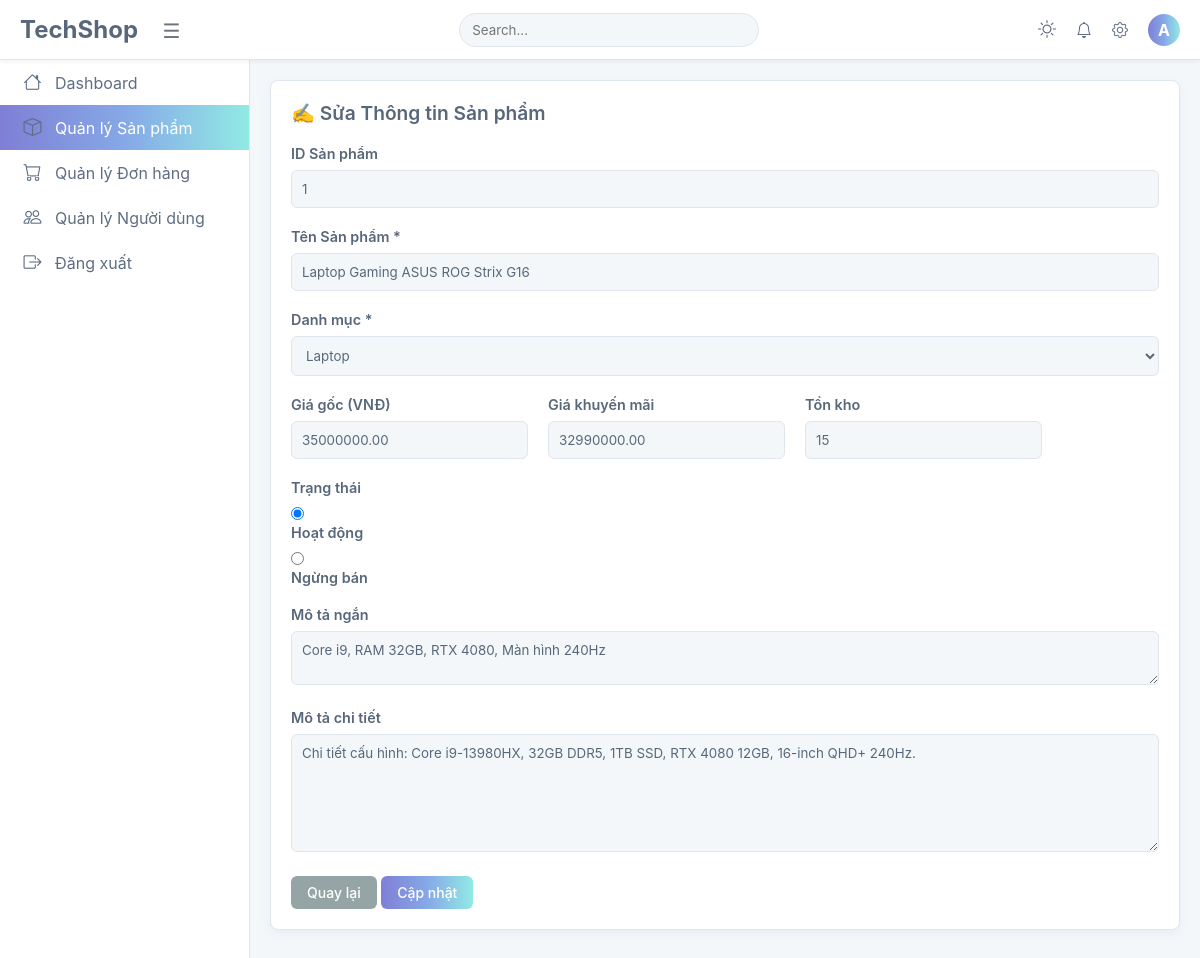
The page /public/admin/edit_products.php?id=1 (signed in) on the database its author committed.
### tables this page shows
CREATE TABLE `san_pham` (
  `id` int(11) NOT NULL AUTO_INCREMENT,
  `id_dm` int(11) NOT NULL,
  `ten_sp` varchar(255) NOT NULL,
  `gia` decimal(10,2) NOT NULL,
  `gia_khuyen_mai` decimal(10,2) DEFAULT NULL,
  `so_luong_ton` int(11) NOT NULL DEFAULT 0,
  `hinh_anh` varchar(255) DEFAULT NULL COMMENT 'Đường dẫn file ảnh',
  `mo_ta_ngan` varchar(500) DEFAULT NULL,
  `chi_tiet` longtext DEFAULT NULL,
  `ngay_nhap` datetime NOT NULL DEFAULT current_timestamp(),
  `luot_xem` int(11) NOT NULL DEFAULT 0,
  `trang_thai` tinyint(1) NOT NULL DEFAULT 1 COMMENT '1: Bán, 0: Ngừng bán',
  PRIMARY KEY (`id`),
  UNIQUE KEY `ten_sp` (`ten_sp`),
  KEY `id_dm` (`id_dm`),
  CONSTRAINT `san_pham_ibfk_1` FOREIGN KEY (`id_dm`) REFERENCES `danh_muc` (`id`) ON UPDATE CASCADE
);

### app/config/env.php (called while the page is built)
<?php
function env($key, $default = null) {
    static $data;
    if (!$data) {
        $data = [];
        $path = __DIR__ . '/.env';
        if (file_exists($path)) {
            $lines = file($path, FILE_IGNORE_NEW_LINES | FILE_SKIP_EMPTY_LINES);
            foreach ($lines as $line) {
                [$k, $v] = explode('=', $line, 2);
                $data[$k] = $v;
            }
        }
    }
    return $data[$key] ?? $default;
}

### app/config/database.php (called while the page is built, shortened)
<?php
require_once __DIR__ . "/env.php";
class Database {
    public $conn;
    public function __construct() {
        $this->conn = new mysqli(
            env("DB_HOST"),
            env("DB_USER"),
            env("DB_PASS"),
            env("DB_NAME")
        );
        $this->conn->set_charset("utf8");
    }
    public function getConnection() {
        return $this->conn;
    }
}

### app/controllers/ProductController.php (called while the page is built, shortened)
<?php
require_once __DIR__ . '/../models/Product.php';
class ProductController {
    private $model;
    public function __construct() {
        $this->model = new Product();
    }
    public function detail($id) {
        $item = $this->model->getById($id);
        return $item ? ["success"=>true,"data"=>$item] : ["success"=>false,"message"=>"Không tìm thấy sản phẩm!"];
    }
}

### app/models/Product.php (called while the page is built, shortened)
<?php
require_once __DIR__ . '/../config/database.php';
class Product {
    private $conn;
    public function __construct() {
        $this->conn = (new Database())->getConnection();
    }
    public function getById($id) {
        $sql = "
            SELECT sp.*, dm.ten_dm AS category_name
            FROM san_pham sp
            LEFT JOIN danh_muc dm ON sp.id_dm = dm.id
            WHERE sp.id = ?
        ";
        $stmt = $this->conn->prepare($sql);
        $stmt->bind_param("i", $id);
        $stmt->execute();
        return $stmt->get_result()->fetch_assoc();
    }
}

### public/admin/edit_products.php (the view, shortened to what this page needs)
<?php
require_once __DIR__ . '/../../app/controllers/ProductController.php';
$id = $_GET['id'] ?? 0;
$controller = new ProductController();
$res = $controller->detail($id);
$sp = $res["data"];
?>
<!DOCTYPE html>
<html lang="vi">
<head>
    <link rel="stylesheet" href="/TechShop/public/assets/css/cssAdmin/admin_style.css">
    <link rel="stylesheet" href="https://cdn.jsdelivr.net/npm/bootstrap-icons@1.11.1/font/bootstrap-icons.css">
</head>
<body>
<div class="app-wrapper">
    <?php
        $active_page = 'products';
        include __DIR__ . '/../includes/Admin/layout_sidebar.php';
    ?>
    <main class="main-content">
        <div class="card">
            <form action="/TechShop/admin/products/update"
                  method="POST"
                  enctype="multipart/form-data"
                  class="product-form">
                <div class="card-header">
                    <h5 class="card-title">✍️ Sửa Thông tin Sản phẩm</h5>
                </div>
                <div class="card-body">
                    <div class="form-group">
                        <label>ID Sản phẩm</label>
                        <input type="text" value="<?= $sp['id'] ?>" readonly class="form-control">
                    </div>
                    <div class="form-group">
                        <label for="ten_sp">Tên Sản phẩm *</label>
                        <input type="text" id="ten_sp" name="ten_sp"
                               value="<?= $sp['ten_sp'] ?>" required class="form-control">
                    </div>
                    <div class="form-group">
                        <label for="id_dm">Danh mục *</label>
                        <select id="id_dm" name="id_dm" required class="form-control">
                            <option value="1" <?= $sp['id_dm']==1?'selected':'' ?>>Laptop</option>
                        </select>
                    </div>
                    <div class="form-group row-group">
                        <div class="col-4">
                            <label>Giá gốc (VNĐ)</label>
                            <input type="number" name="gia" min="1000"
                                   value="<?= $sp['gia'] ?>" class="form-control">
                        </div>
                        <div class="col-4">
                            <label>Giá khuyến mãi</label>
                            <input type="number" name="gia_khuyen_mai" min="0"
                                   value="<?= $sp['gia_khuyen_mai'] ?>" class="form-control">
                        </div>
                        <div class="col-4">
                            <label>Tồn kho</label>
                            <input type="number" name="so_luong_ton"
                                   value="<?= $sp['so_luong_ton'] ?>" min="0" class="form-control">
                        </div>
                    </div>
                    <div class="form-group">
                        <label>Trạng thái</label>
                        <div class="radio-group">
                            <input type="radio" id="st1" name="trang_thai" value="1"
                                   <?= $sp['trang_thai']==1?'checked':'' ?>>
                            <label for="st1">Hoạt động</label>
                            <input type="radio" id="st0" name="trang_thai" value="0"
                                   <?= $sp['trang_thai']==0?'checked':'' ?>>
                            <label for="st0">Ngừng bán</label>
                        </div>
                    </div>
                    <div class="form-group">
                        <label>Mô tả ngắn</label>
                        <textarea name="mo_ta_ngan" class="form-control"><?= $sp['mo_ta_ngan'] ?></textarea>
                    </div>
                    <div class="form-group">
                        <label>Mô tả chi tiết</label>
                        <textarea name="chi_tiet" rows="6" class="form-control"><?= $sp['chi_tiet'] ?></textarea>
                    </div>
                </div>
                <div class="card-footer">
                    <a href="/TechShop/admin/products" class="btn btn-secondary">Quay lại</a>
                    <button type="submit" class="btn btn-primary">Cập nhật</button>
                </div>
            </form>
        </div>
    </main>
</div>
</body>
</html>

### public/includes/Admin/layout_sidebar.php (shortened to what this page needs)
<nav class="top-navbar">
    <div class="navbar-left">
        <a href="/TechShop/admin/dashboard" class="navbar-brand">TechShop</a>
        <button class="sidebar-toggle" type="button">☰</button>
    </div>
    <div class="navbar-search">
        <input type="text" placeholder="Search...">
    </div>
    <div class="navbar-right">
        <button class="theme-toggle" id="theme-toggle" type="button" title="Chuyển đổi Sáng/Tối">
            <span class="icon-sun"><i class="bi bi-sun" style="color: #5e6e82"></i></span>
        </button>
        <a href="#" class="nav-icon"><i class="bi bi-bell" style="color: #5e6e82"></i></a>
        <a href="#" class="nav-icon"><i class="bi bi-gear" style="color: #5e6e82"></i></a>
        <a href="#" class="nav-icon user-avatar">
            <?= isset($_SESSION['user']['name']) ? substr($_SESSION['user']['name'], 0, 1) : 'A' ?>
        </a>
    </div>
</nav>
<aside class="sidebar">
    <nav class="sidebar-nav">
        <ul>
            <li>
                <a href="/TechShop/admin/dashboard" class="<?= $active_page == 'dashboard' ? 'active' : '' ?>">
                    <span class="icon"><i class="bi bi-house" style="color: #5e6e82"></i></span>
                    <span class="title">Dashboard</span>
                </a>
            </li>
            <li>
                <a href="/TechShop/admin/products" class="<?= in_array($active_page, ['products', 'add_products', 'edit_products', 'detail_products']) ? 'active' : '' ?>">
                    <span class="icon"><i class="bi bi-box" style="color: #5e6e82"></i></span>
                    <span class="title">Quản lý Sản phẩm</span>
                </a>
            </li>
            <li>
                <a href="/TechShop/admin/orders" class="<?= in_array($active_page, ['orders', 'order_detail']) ? 'active' : '' ?>">
                    <span class="icon"><i class="bi bi-cart" style="color: #5e6e82"></i></span>
                    <span class="title">Quản lý Đơn hàng</span>
                </a>
            </li>
            <li>
                <a href="/TechShop/admin/users" class="<?= in_array($active_page, ['users', 'edit_user']) ? 'active' : '' ?>">
                    <span class="icon"><i class="bi bi-people" style="color: #5e6e82"></i></span>
                    <span class="title">Quản lý Người dùng</span>
                </a>
            </li>
            <li class="sidebar-logout">
                <a href="/TechShop/login.php">
                    <span class="icon"><i class="bi bi-box-arrow-right" style="color: #5e6e82"></i></span>
                    <span class="title">Đăng xuất</span>
                </a>
            </li>
        </ul>
    </nav>
</aside>

### rows shown on the page
san_pham: id "1", ten_sp "Laptop Gaming ASUS ROG Strix G16", id_dm "Laptop", gia "35000000.00", gia_khuyen_mai "32990000.00", so_luong_ton "15", trang_thai "☑ Hoạt động", trang_thai "☐ Ngừng bán", mo_ta_ngan "Core i9, RAM 32GB, RTX 4080, Màn hình 240Hz", chi_tiet "Chi tiết cấu hình: Core i9-13980HX, 32GB DDR5, 1TB SSD, RTX 4080 12GB, 16-inch QHD+ 240Hz."

### other values the page prints
substr($_SESSION['user']['name'], 0, 1) "A"
